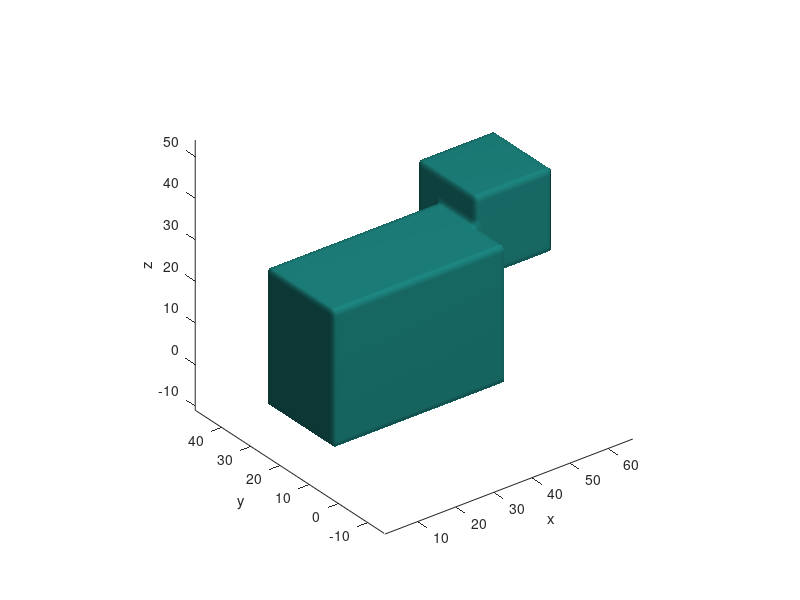

Source code (MATLAB): (Note: this script raises an error after producing the figure.)
clear
clc

a = ones(23,45,33);
b = ones(20,20,20);
A = zeros(67,67,67);
%A(33-11:33+11,33-22:33+22,33-16:33+16)=a;
A(2:24,2:46,2:34)=a;
A(12:31,47:66,22:41)=b;

% addpath('database');
% load('v1.mat');
% angle(:,1)=1:10:180;
% angle(:,2)=1:10:180;
k = 1;
for i = 1:2:180
    for j = 1:2:180
        angle(k,1)=i;
        angle(k,2)=j;
        k = k+1;
    end
end
% A = AA;
figure
clf
isosurface(A)
axis equal;
xlabel('x')
ylabel('y')
zlabel('z')

for i = 1:length(angle(:,1))
    Rot_img = my3Drotation(A,angle(i,:));
    Rot3D{i} = Rot_img;
    proj_img = zeros(size(Rot_img(:,:,1)));
    for j = 1:size(Rot_img,3)
        proj_img = proj_img + Rot_img(:,:,j);
    end
    Proj_img1{i}=proj_img;
    proj_img(find(proj_img~=0))=1;
    Proj_img2{i}= proj_img;
    i
end
    
